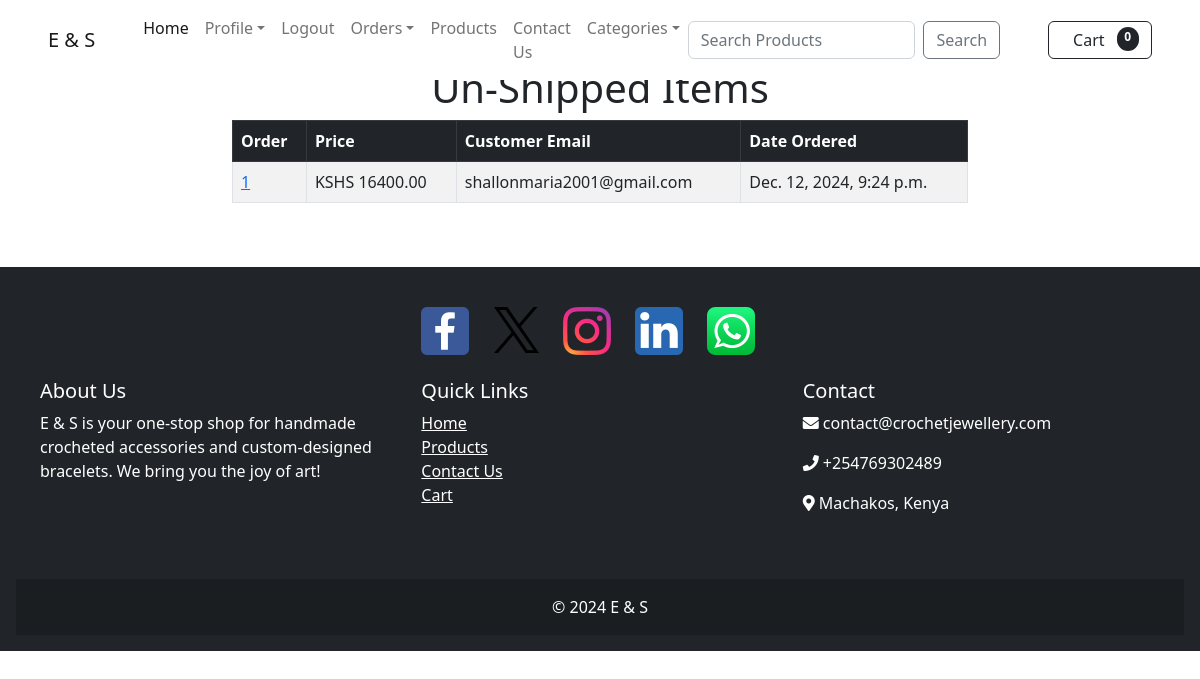
The page /payment/not_shipped_dash (signed in) on the database as committed earlier.
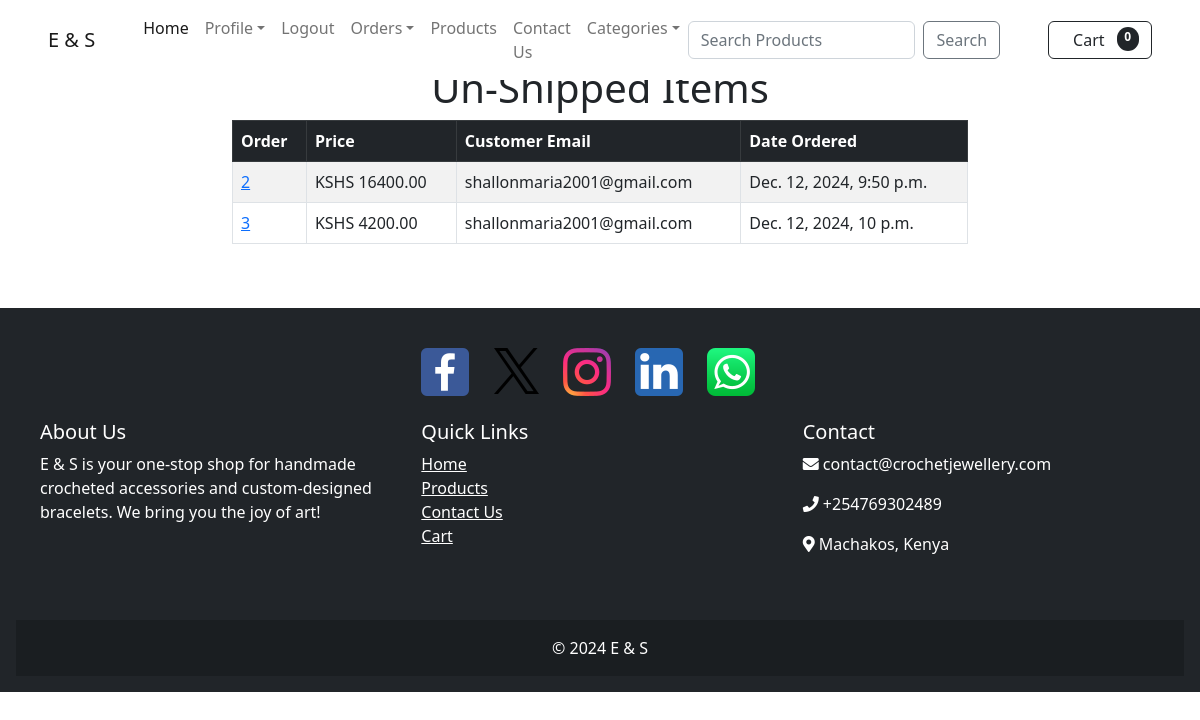
The same page on the database as committed later.
### payment/models.py (models this page shows, shortened)
class Order(models.Model):
    user = models.ForeignKey(
        User,
        on_delete=models.CASCADE,
        null=True,
        blank=True,
    )
    full_name = models.CharField(max_length=100)
    email = models.EmailField(max_length=100)
    shipping_address = models.TextField(max_length=15000)
    amount_paid = models.DecimalField(decimal_places=2, max_digits=10)
    date_ordered = models.DateTimeField(auto_now_add=True)
    shipped = models.BooleanField(default=False)
    date_shipped = models.DateTimeField(blank=True, null=True)

### payment/views.py (the view)
# urls.py: path('not_shipped_dash', views.not_shipped_dash, name='not_shipped_dash'),
def not_shipped_dash(request):
    if request.user.is_authenticated and request.user.is_superuser:
        orders = Order.objects.filter(shipped=False)
        return render(request, 'payment/not_shipped_dash.html', {'orders': orders})
    else:
        messages.error(request, "Access Denied!!")
        return redirect('home')

### cart/cart.py (called while the page is built)
    def __len__(self):
        return len(self.cart)

### cart/context_processors.py (called while the page is built)
def cart(request):
    return {'cart': Cart(request)}

### payment/templates/payment/not_shipped_dash.html (shortened to what this page needs)
{% extends 'master.html' %}
{% block content %}
    <div class="container mb-5">
    <div class="row">
        <div class="col-8 m-auto">
            <h1 class="text-center">Un-Shipped Items</h1>
            <table class="table table-striped table-hover table-bordered">
                <thead class="table-dark">
                <tr>
                    <th scope="col">Order</th>
                    <th scope="col">Price</th>
                    <th scope="col">Customer Email</th>
                    <th scope="col">Date Ordered</th>
                </tr>
                </thead>
                <tbody>
                {% for item in orders %}
                <tr>
                    <td><a href="{% url 'orders' item.id %}">{{ item.id }}</a></td>
                    <td>KSHS {{ item.amount_paid }}</td>
                    <td>{{ item.email }}</td>
                    <td>{{ item.date_ordered }}</td>
                </tr>
                {% endfor %}
                </tbody>
            </table>
        </div>
    </div>
    </div>
{% endblock %}

Rows that differ between the two databases and show on the page:
no longer on this page (row edited): Order: id "1", amount_paid "16400.00", email "shallonmaria2001@gmail.com", date_ordered "Dec. 12, 2024, 9:24 p.m."
added Order: id "2", amount_paid "16400.00", email "shallonmaria2001@gmail.com", date_ordered "Dec. 12, 2024, 9:50 p.m."
added Order: id "3", amount_paid "4200.00", email "shallonmaria2001@gmail.com", date_ordered "Dec. 12, 2024, 10 p.m."
